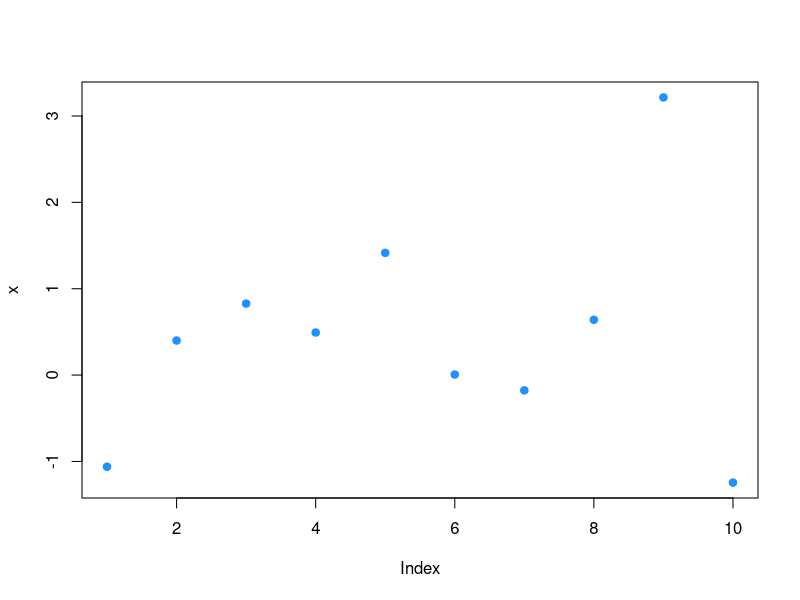

Reproduce this figure in R.
## ---- chunk 1
knitr::opts_chunk$set(echo = TRUE)
## ---- chunk 2
x = rnorm(10)
plot(x,pch=19,col="dodgerblue")
## ---- chunk 3
y = rbinom(20,size=1,prob=0.5)
table(y)
